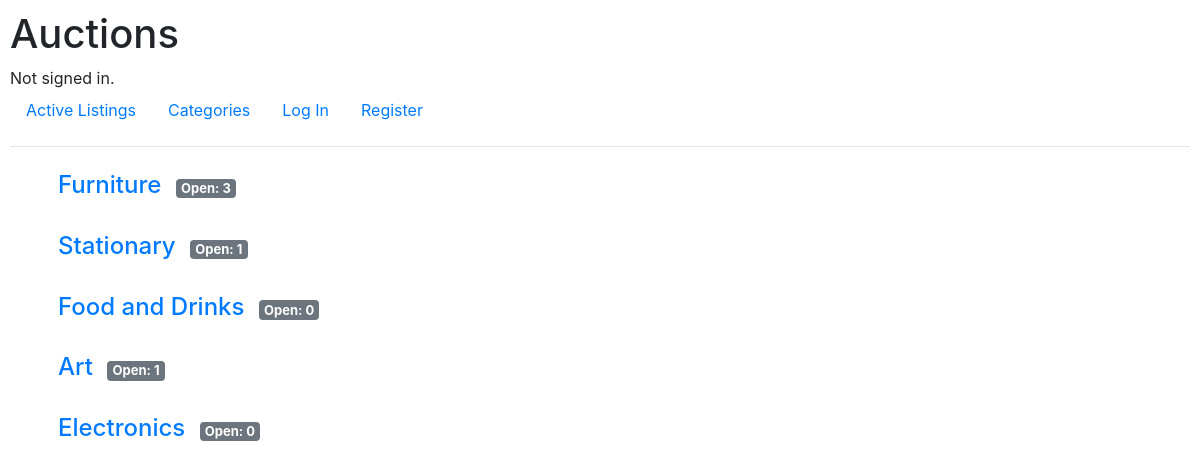
The page /categories on the database as committed earlier.
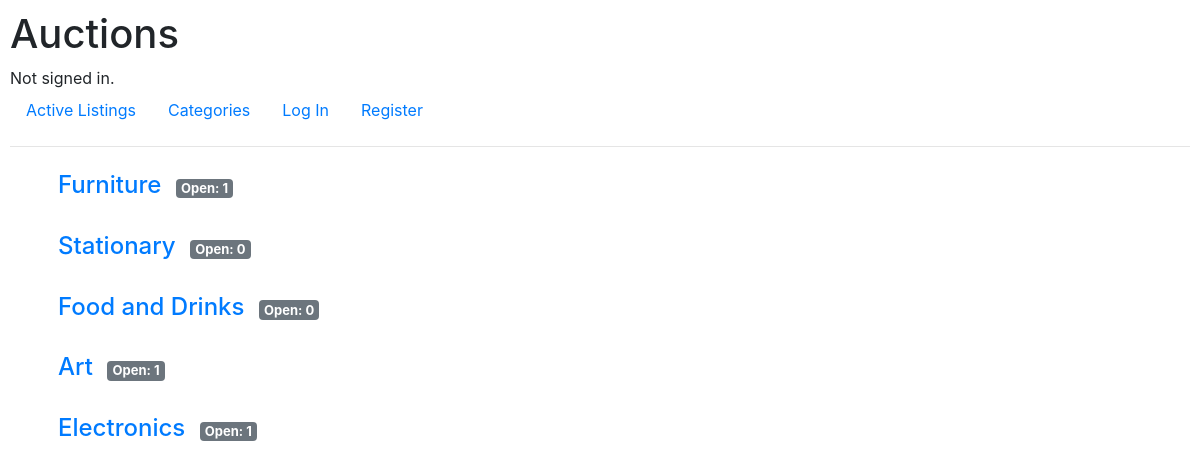
The same page on the database as committed later.
### auctions/models.py (models this page shows, shortened)
class Category(models.Model):
    name = models.CharField(max_length=64)
    count = models.IntegerField(default=0)

### auctions/views.py (the view)
# urls.py: path("categories", views.categories, name="categories"),
def categories(request):
    categories = Category.objects.all()
    for category in categories:
        count = Listing.objects.filter(category=category).filter(is_open=True).count()
        category.count = count
        category.save()
    return render(request, "auctions/categories.html", {
        "categories": categories
    })

### auctions/templates/auctions/categories.html
{% extends "auctions/layout.html" %}
{% block body %}
<div class="m-4">
    {% for category in categories %}
    <div class="row ml-4 mb-4">
        <h4> <a href="{% url 'category' category.name %}">{{category.name}}</a>
            <span class="badge badge-secondary mx-2" style="font-size: small;">Open: {{category.count}}</span>
        </h4>
    </div>
{% endfor %}
</div>
{% endblock %}

### auctions/templates/auctions/layout.html (shortened to what this page needs)
{% load static %}
<!DOCTYPE html>
<html lang="en">
    <head>
        <link rel="stylesheet" href="https://stackpath.bootstrapcdn.com/bootstrap/4.4.1/css/bootstrap.min.css">
        <link href="{% static 'auctions/styles.css' %}" rel="stylesheet">
    </head>
    <body>
        <h1>Auctions</h1>
        <div>
            {% if user.is_authenticated %}
                Signed in as <strong>{{ user.username }}</strong>.
            {% else %}
                Not signed in.
            {% endif %}
        </div>
        <ul class="nav">
            <li class="nav-item">
                <a class="nav-link" href="{% url 'index' %}">Active Listings</a>
            </li>
            <li class="nav-item">
                <a href="{% url 'categories' %}" class="nav-link">Categories</a>
            </li>
            {% if user.is_authenticated %}
                <li class="nav-item">
                    <a class="nav-link" href="{% url 'add' %}">Add Listing</a>
                </li>
                <li class="nav-item">
                    <a href="{% url 'watchlist' %}" class="nav-link">Watchlist</a>
                </li>
                <li class="nav-item">
                    <a class="nav-link" href="{% url 'logout' %}">Log Out</a>
                </li>
            {% else %}
                <li class="nav-item">
                    <a class="nav-link" href="{% url 'login' %}">Log In</a>
                </li>
                <li class="nav-item">
                    <a class="nav-link" href="{% url 'register' %}">Register</a>
                </li>
            {% endif %}
        </ul>
        <hr>
        {% block body %}
        {% endblock %}
    </body>
</html>

### auctions/static/auctions/styles.css (style rules this page uses)
body { padding: 10px; }

Rows that differ between the two databases and show on the page:
changed Category "Furniture": count "3" → "1"
changed Category "Stationary": count "1" → "0"
changed Category "Electronics": count "0" → "1"
